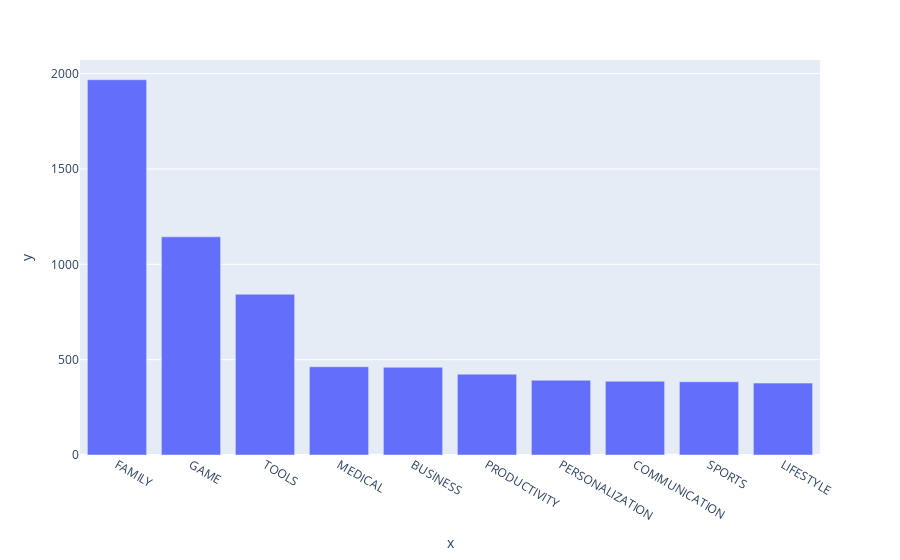

Here is the notebook cell this chart was saved with:
### Code cell
# To visualise this data in a bar chart we can use the plotly express (our px) bar() function:
bar = px.bar(x = top10_category.index, # index = category name
             y = top10_category.values)
 
bar.show()

### Figure 1 — Plotly figure (JSON) as saved in the notebook; plotly's stock layout.template omitted (floating-point values rounded to 4 significant figures)
{"data": [{"alignmentgroup": "True", "hovertemplate": "x=%{x}<br>y=%{y}<extra></extra>", "legendgroup": "", "marker": {"color": "#636efa", "pattern": {"shape": ""}}, "name": "", "offsetgroup": "", "orientation": "v", "showlegend": false, "textposition": "auto", "type": "bar", "x": ["FAMILY", "GAME", "TOOLS", "MEDICAL", "BUSINESS", "PRODUCTIVITY", "PERSONALIZATION", "COMMUNICATION", "SPORTS", "LIFESTYLE"], "xaxis": "x", "y": [1968, 1144, 843, 463, 460, 424, 392, 387, 384, 377], "yaxis": "y"}], "layout": {"barmode": "relative", "legend": {"tracegroupgap": 0}, "margin": {"t": 60}, "xaxis": {"anchor": "y", "domain": [0, 1], "title": {"text": "x"}}, "yaxis": {"anchor": "x", "domain": [0, 1], "title": {"text": "y"}}}}
